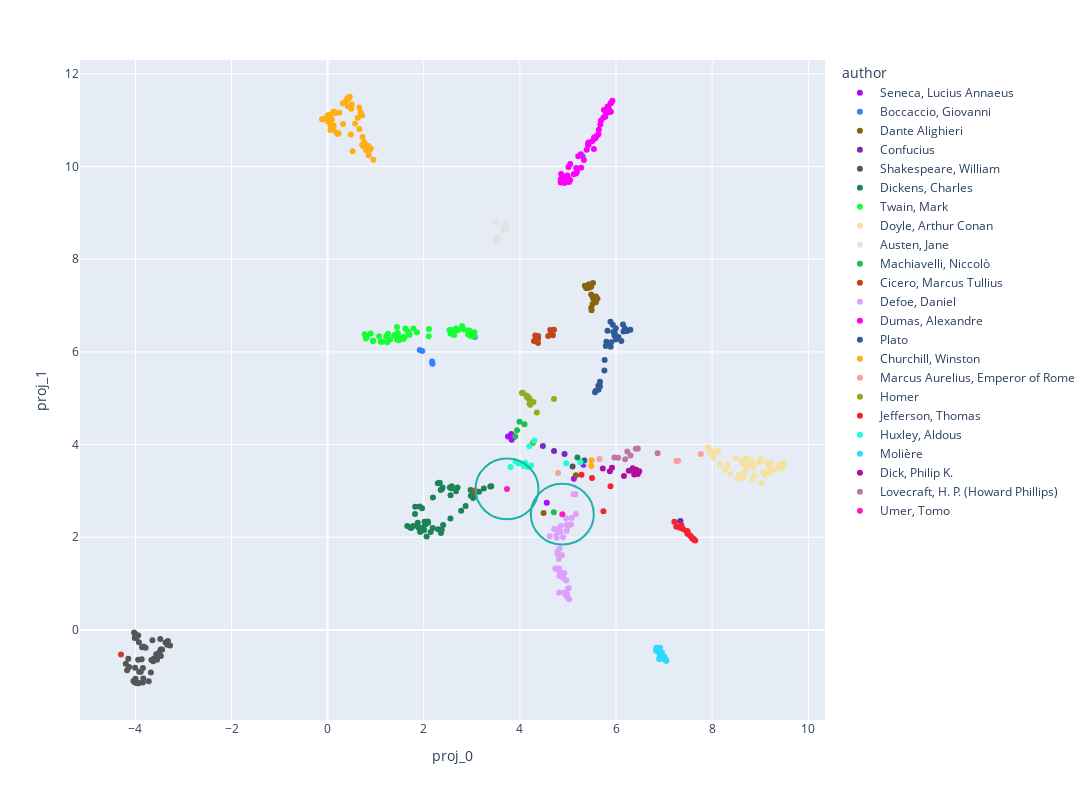

The notebook cell saved with this chart:
### Code cell
fig = px.scatter(data_frame = library_newtext,
                 x='proj_0',
                 y='proj_1',
                 width=1200,
                 height=800,
                 color= 'author',
                 color_discrete_sequence=px.colors.qualitative.Alphabet, #Dark24
                 hover_data= ['title']
                 )

for i in range(circle_edges.shape[0]):
    fig.add_shape(type='circle',
        xref='x', yref='y',
        x0=circle_edges['x0'][i],
        y0=circle_edges['y0'][i],
        x1=circle_edges['x1'][i],
        y1=circle_edges['y1'][i],
        line_color='LightSeaGreen',
    )


fig.show()
